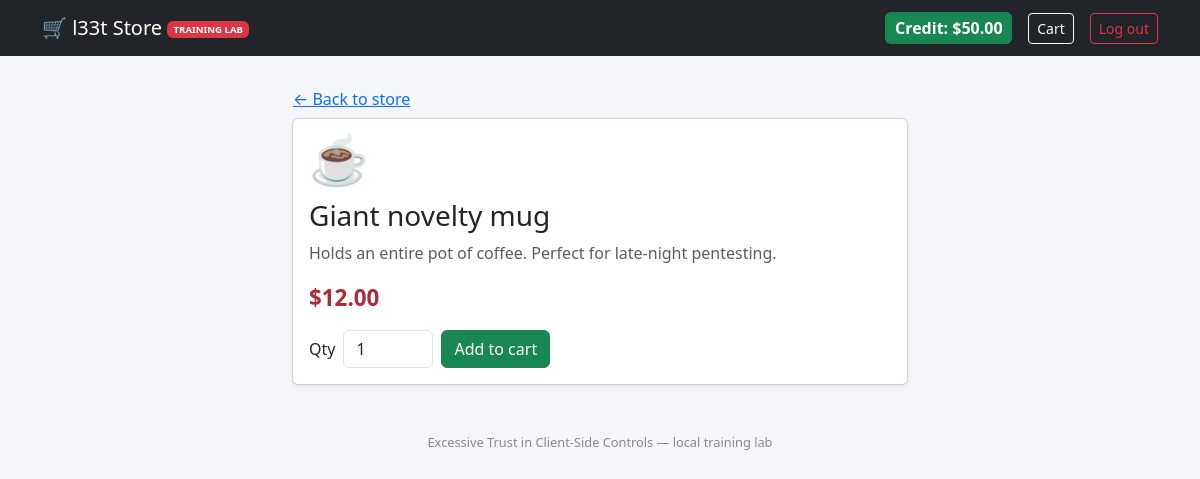
Screenshot of /product.php?id=2 (signed in) with the database file from the repository.
### tables this page shows
CREATE TABLE users (
    id           INT AUTO_INCREMENT PRIMARY KEY,
    username     VARCHAR(50)  NOT NULL UNIQUE,
    password     VARCHAR(255) NOT NULL,
    store_credit DECIMAL(10,2) NOT NULL DEFAULT 0.00
);

CREATE TABLE products (
    id           INT AUTO_INCREMENT PRIMARY KEY,
    name         VARCHAR(255) NOT NULL,
    description  TEXT,
    price        DECIMAL(10,2) NOT NULL,
    image_emoji  VARCHAR(10) DEFAULT '🧥'
);

### config.php (called while the page is built, shortened)
<?php
function current_user(PDO $pdo): ?array
{
    $stmt = $pdo->prepare('SELECT * FROM users WHERE id = ?');
    $stmt->execute([$_SESSION['user_id']]);
    $user = $stmt->fetch();
    return $user ?: null;
}
function e(string $value): string
{
    return htmlspecialchars($value, ENT_QUOTES, 'UTF-8');
}

### product.php (the view, shortened to what this page needs)
<?php
require __DIR__ . '/config.php';
$user = current_user($pdo);
$id = isset($_GET['id']) ? (int) $_GET['id'] : 0;
$stmt = $pdo->prepare('SELECT * FROM products WHERE id = ?');
$stmt->execute([$id]);
$product = $stmt->fetch();
?>
<!DOCTYPE html>
<html lang="en">
<head>
    <link href="https://cdn.jsdelivr.net/npm/bootstrap@5.3.3/dist/css/bootstrap.min.css" rel="stylesheet">
    <link href="style.css" rel="stylesheet">
</head>
<body>
<nav class="navbar navbar-expand-lg navbar-dark bg-dark">
    <div class="container">
        <a class="navbar-brand" href="index.php">🛒 l33t Store <span class="badge bg-danger">TRAINING LAB</span></a>
        <div class="d-flex align-items-center gap-3">
            <span class="credit-badge">Credit: $<?= number_format((float)$user['store_credit'], 2) ?></span>
            <a href="cart.php" class="btn btn-outline-light btn-sm">Cart</a>
            <a href="logout.php" class="btn btn-outline-danger btn-sm">Log out</a>
        </div>
    </div>
</nav>
<div class="container mt-4" style="max-width: 640px;">
    <a href="index.php" class="btn btn-link px-0">&larr; Back to store</a>
    <div class="card shadow-sm">
        <div class="card-body">
            <div class="product-emoji mb-3"><?= e($product['image_emoji']) ?></div>
            <h3><?= e($product['name']) ?></h3>
            <p class="text-muted"><?= e($product['description']) ?></p>
            <div class="price-tag mb-3">$<?= number_format((float)$product['price'], 2) ?></div>
            <form method="POST" action="cart.php" class="row g-2 align-items-center">
                <div class="col-auto">
                    <label class="col-form-label">Qty</label>
                </div>
                <div class="col-auto">
                    <input type="number" name="quantity" value="1" min="1" max="10" class="form-control" style="width:90px;">
                </div>
                <div class="col-auto">
                    <button type="submit" class="btn btn-success">Add to cart</button>
                </div>
            </form>
        </div>
    </div>
</div>
<footer class="lab-footer">Excessive Trust in Client-Side Controls &mdash; local training lab</footer>
</body>
</html>

### style.css (style rules this page uses)
body { background-color: #f4f6f9; color: #222; }
.navbar-brand span.badge { font-size: 0.6rem; vertical-align: middle; }
.product-emoji { font-size: 3rem; line-height: 1; }
.price-tag { font-weight: 700; font-size: 1.4rem; color: #b02a37; }
.credit-badge { background: #198754; color: #fff; border-radius: 6px; padding: 0.25rem 0.6rem; font-weight: 600; }
footer.lab-footer { color: #888; font-size: 0.8rem; margin-top: 3rem; text-align: center; }

### rows the page displays
users: store_credit "50.00"
products: image_emoji "☕", name "Giant novelty mug", description "Holds an entire pot of coffee. Perfect for late-night pentesting.", price "12.00"
